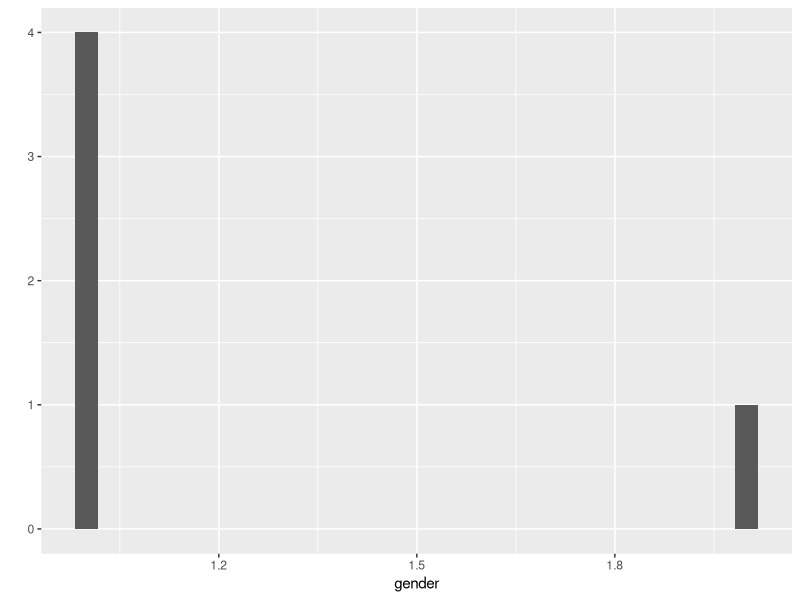

Here is the R script that generated this plot: (Note: this script raises an error after producing the figure.)
####3. 어레이(array)
#다차원 구조를 가진 데이터를 만들 때 사용
#즉, 벡터는 1차원 얼이, 매트릭스는 2차원 어레이로 생각할 수 있다.
#결론적으로 3차원 이상의 데이터 구조도 표현가능하다. ex)높이

arr1 <- array(1:12, dim = c(3,4))
arr1

arr2 <- array(1:12, dim = c(3,4), dimnames = 
                list(c("r1", "r2", "r3"), c("c1", "c2", "c3", "c4")))
#rownames(arr2) <- c("r1", "r2", "r3")
#colnames(arr2) <- c("c1", "c2", "c3", "c4")
arr2

mat1 <- matrix(1:12, nrow = 3)
mat1

mat2 <- matrix(1:12, nrow = 3, dimnames = 
                 list(c("r1", "r2", "r3"), c("c1", "c2", "c3", "c4")))

arr3 <- array(1:12, dim = c(2,2,3))
arr3

####4. 리스트(list)
a<- list(name = "Gildong", age = 30, job = "SalesManager")
a

b<- list(1:3, "a", c(TRUE, FALSE, TRUE), c(2.3, 5.9))
b
str(b)

c<- unlist(a)
c
str(c)
class(c)

d <- c('Gildong', 30, 'SalesManager')
names(d) <- c('name', 'age', 'job')
d


#####5. 데이터프레임(dataframe)

df <- data.frame(name = "Gildong", age = 20, job = "SalesManager")
df
str(df)

df1 <- data.frame(name = "Gildong", age = 20, job = "SalesManager",
      stringsAsFactors = FALSE)
df1
str(df1)

iris_df <- iris
str(iris_df)
summary(iris_df)

iris_df1 <- iris_df
iris_df1$Species <- as.character(iris_df1$Species)
summary(iris_df1)

##컬럼명 변경??
#사실상 덮어 쓰기의 개념이다!
names(df1) <- c('Names', 'Age', 'job')
df1

names(df1)[1] <- 'NAMES'
df1


#벡터는 1차원 어레이, 매트릭스는 2차원 어레이이며, 어레이는 n차원을 가질 수 있는 자료구조이다.
#벡터, 매트릭스, 어레이는 동일한 데이터 타입만을 가진다.(예: 수치형 벡터, 문자열형 매트릭스)
#리스트는 key/value 형식의 자료구조이며, 수치/문자열형 데이터 타입을 혼용할 수 있다.
#데이터프레임은 엑셀에서 다루는 일반 테이블 구조와 같으며, 수치/문자열형 데이터 타입을 혼용할 수 있다.


#연습문제 풀이
vec1 <- rep(c("R"), times = 5)
vec1

vec2 <- seq(1, 10, 3)
vec2

vec3 <- rep(seq(1, 10, 3), times = 3)
vec3

vec4 <- c(vec2, vec3)
vec4

vec <- seq(25, -15, -5)
vec

vec5 <- vec4[c(seq(1, length(vec4), 2))]
vec5
######################################2
df_user <- data.frame(name = c('최민수','유관순','이순신','김유신','홍길동'),
                      age = c(55,45,45,53,15),
                      gender = c(1,2,1,1,1),
                      job = c('연예인','학생','군인','직장인','무직'),
                      sat = c(3,4,2,5,5),
                      grade = c('C','C','A','D','A'),
                      total = c(44.4, 28.5,43.5,NA,27.1))             
install.packages("ggplot2")
library(ggplot2)
qplot(data = df_user, x = gender)
df_user$gender <- factor(df_user$gender, levels=c("남자","여자"))
df_user$gender <- as.factor(df_user$gender)
barplot(df_user$gender)
barplot(table(df_user$gender))
#########################################3
df_score <- data.frame(kor = c(90, 85, 90),
                       eng = c(70, 85,75),
                       mat = c(86, 92, 88))
apply(df_score,2,max)
apply(df_score,1,max)

round(apply(df_score,2,mean),2)
round(apply(df_score,1,mean),2)

mat <- matrix(1:9, nrow = 3, dimnames = 
                list(c("a1", "a2", "a3"), c("b1", "b2", "b3")))

#모든 행과 2,3열
mat[1:3, 2:3]
mat[1:3, -1]
mat[,-1] #공백은 전체를 의미 #1만 뺀다
mat[c("a1", "a2", "a3"), c("b2", "b3")]

#2,3행과 1,2열
mat[2:3, 1:2]
mat[-1, -3]
mat[-1, 1:2]
mat[2:3, -3]
mat[c("a2", "a3"), c("b1", "b2")]

#어레이에서 첫번째 매트릭스의 모든 행에 대해 2열 데이터 인덱싱
arr <- array(1:12, dim = c(2,2,3))
arr[,2,1]
#세번째 매트릭스의 1행 1열 데이터 인덱싱
arr[1,1,3]
#모든 매트릭스의 2행 2열
arr[2,2,]
